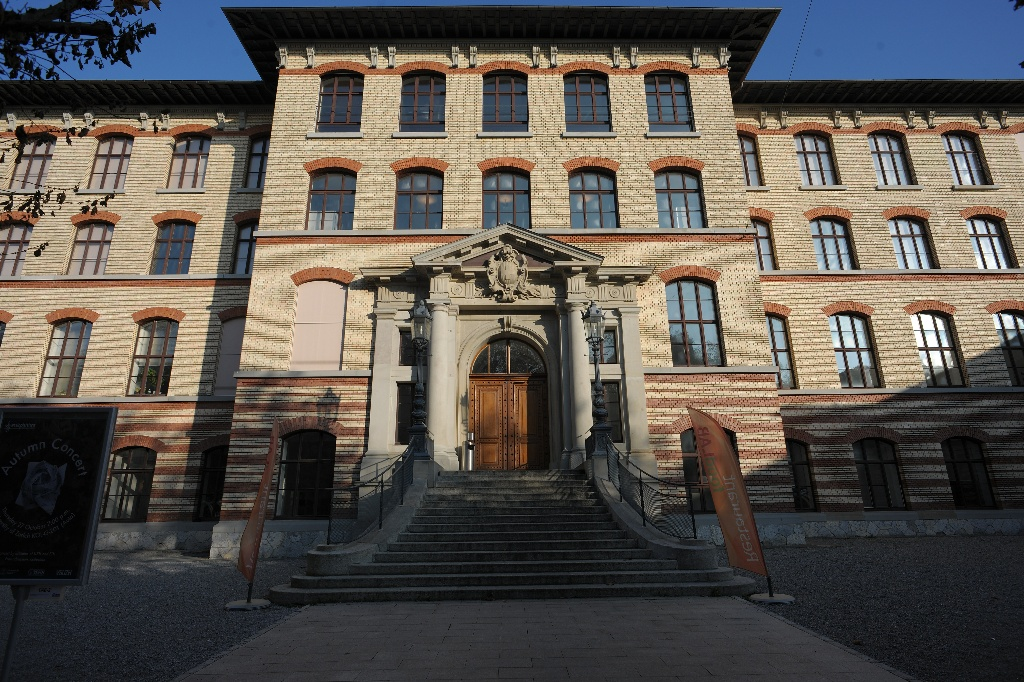
#> input picture hoi_estimation/agent_records/CL2b_ep014/tools/LightGlue/assets/DSC_0410.JPG, 1024 x 682 px
$ python -i edge_eval.py   (imports and definitions only)
#> lines starting #> are read from the running program, lines starting #| are printed output that depends on the picture
import sys; sys.path.insert(0,'/work/outputs')
import numpy as np, cv2
from hoilib import *
def edge_dt(img, roi_mask=None):
    g=cv2.GaussianBlur(cv2.cvtColor(img,cv2.COLOR_RGB2GRAY),(5,5),1.2)
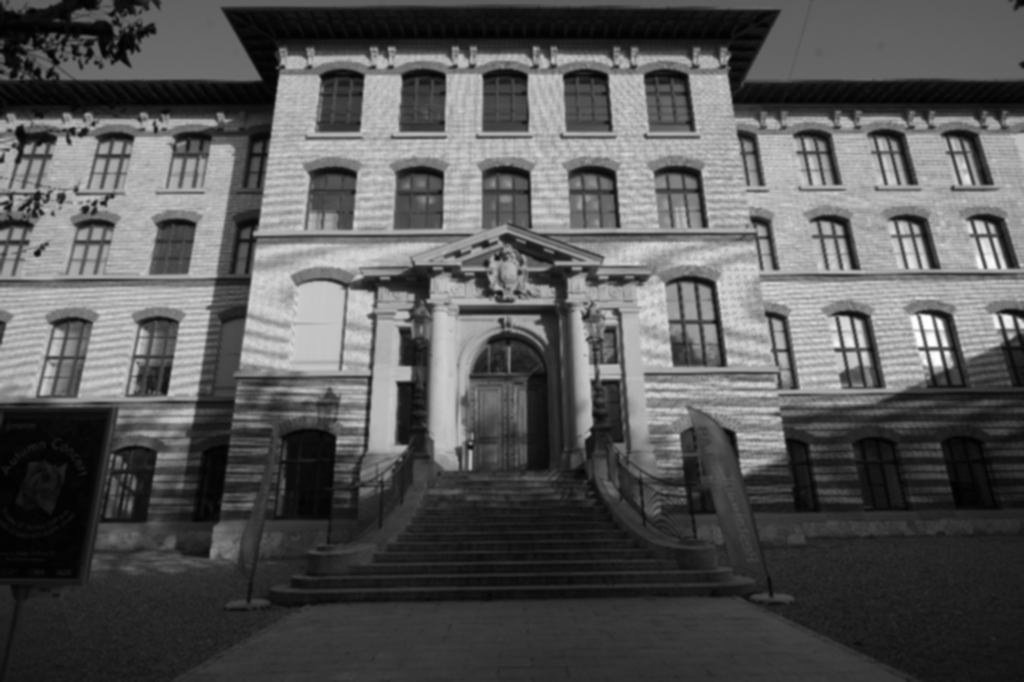
#> g: shape (682, 1024); min 1, max 255, mean 86.4
    e=cv2.Canny(g,30,80)
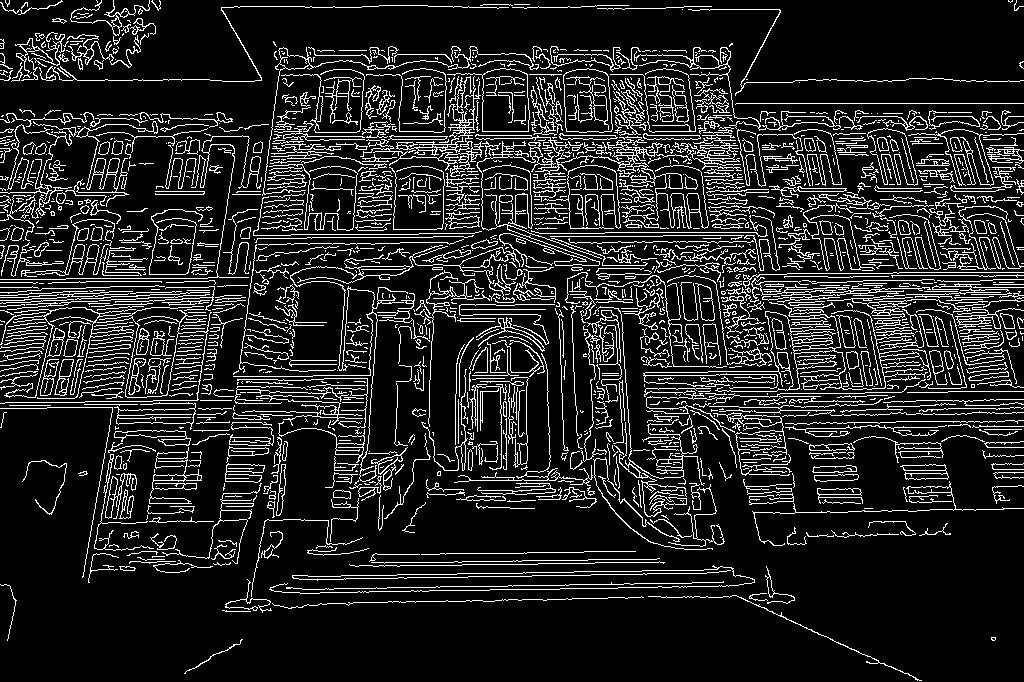
#> e: shape (682, 1024); 13.6% white in thin lines or dots
    dt=cv2.distanceTransform((e==0).astype(np.uint8),cv2.DIST_L2,5)
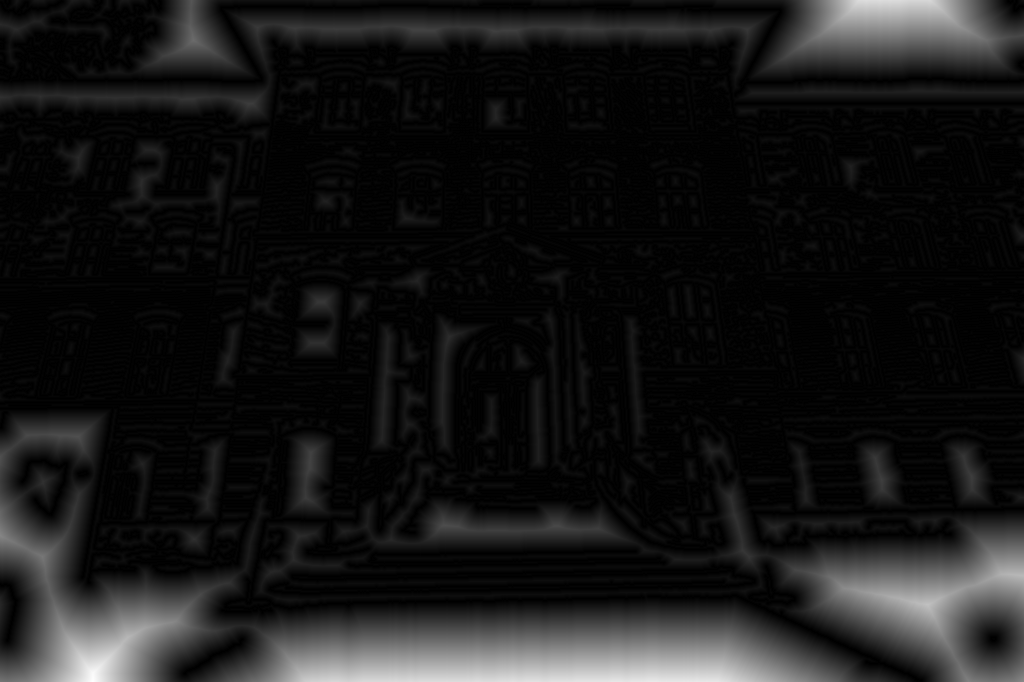
#> dt: shape (682, 1024) float32; min 0, max 92.87, mean 8.6; drawn with min black and max white
    return e,dt
def render_edges(rd,T):
    m,z,_=rd.render(T[None],need_rgb=False); m=m[0].cpu().numpy().astype(np.uint8); z=z[0].cpu().numpy()
    c=cv2.morphologyEx(m,cv2.MORPH_GRADIENT,np.ones((3,3),np.uint8))>0
    # internal depth discontinuities
    zz=np.where(m>0,z,100.)
    gx=np.abs(np.diff(zz,axis=1,prepend=zz[:,:1])); gy=np.abs(np.diff(zz,axis=0,prepend=zz[:1]))
    c|=((gx>0.03)|(gy>0.03))&(m>0)
    return c,m
def chamfer(rd,T,dt,e,valid,trunc=10):
    c,m=render_edges(rd,T)
    c&=valid
    d1=np.minimum(dt[c],trunc).mean()
    # reverse: image edges near object -> rendered contour
    dtr=cv2.distanceTransform((~c).astype(np.uint8),cv2.DIST_L2,5)
    near=cv2.dilate(m,np.ones((31,31),np.uint8))>0
    ee=(e>0)&near&valid
    d2=np.minimum(dtr[ee],trunc).mean()
    return d1,d2

>>> import cv2
>>> picture = cv2.cvtColor(cv2.imread('../../CL2b_ep014/tools/LightGlue/assets/DSC_0410.JPG'), cv2.COLOR_BGR2RGB)
>>> result = edge_dt(picture)

$ run again, on hoi_estimation/agent_records/CL2b_ep014/tools/LightGlue/assets/DSC_0411.JPG
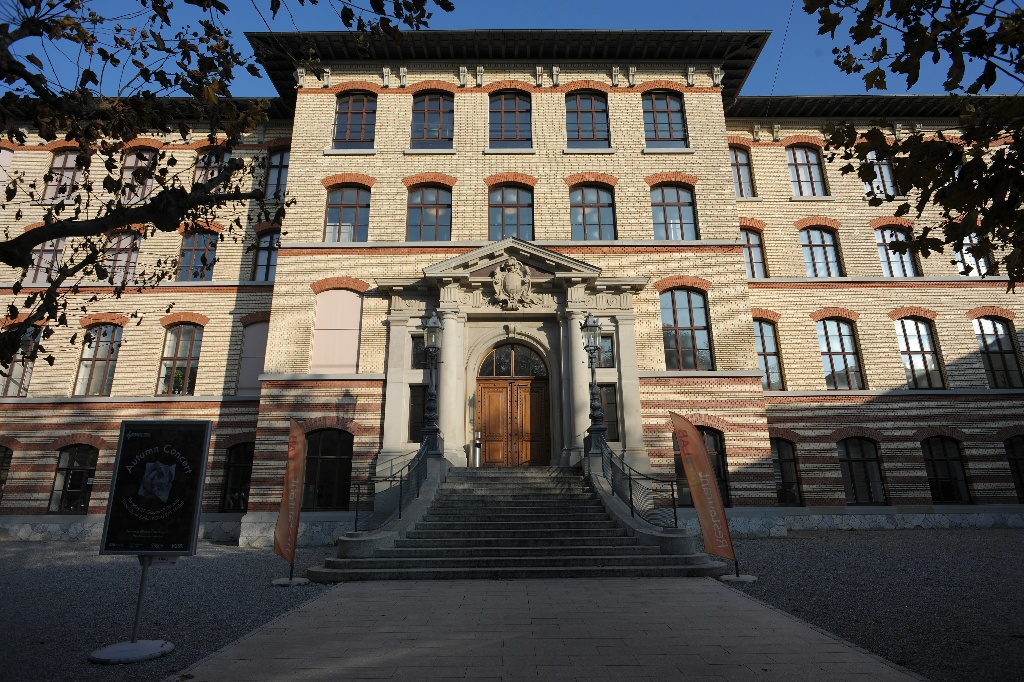
#> input picture hoi_estimation/agent_records/CL2b_ep014/tools/LightGlue/assets/DSC_0411.JPG, 1024 x 682 px
#> in edge_dt, `e=cv2.Canny(g,30,80)`:
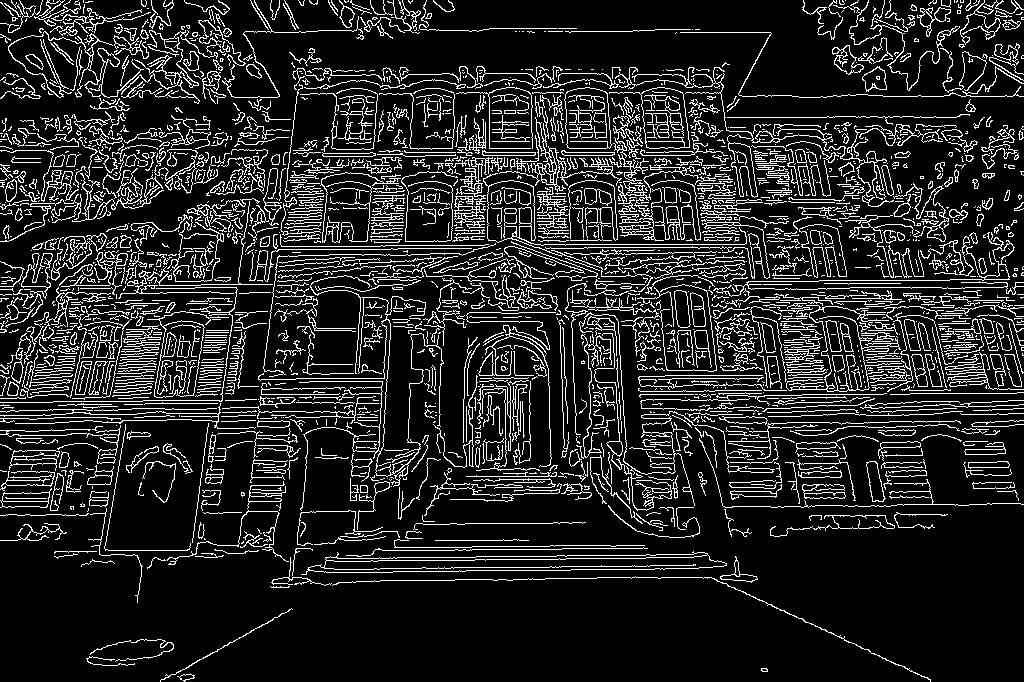
#> e: shape (682, 1024); 14.3% white in thin lines or dots
#> in edge_dt, `dt=cv2.distanceTransform((e==0).astype(np.uint8),cv2.DIST_L2,5)`:
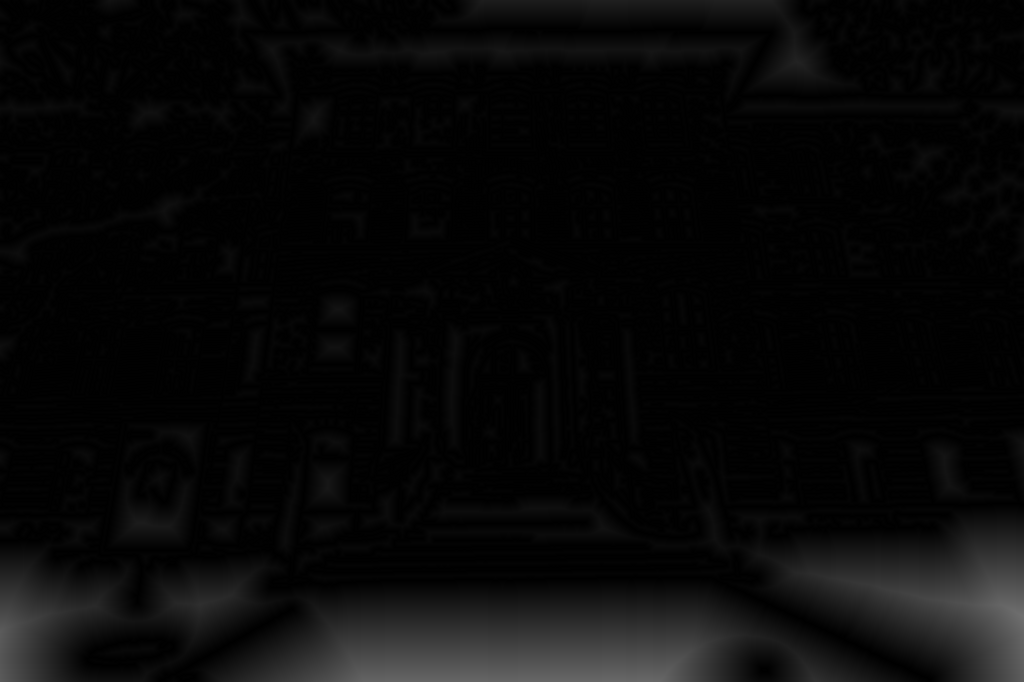
#> dt: shape (682, 1024) float32; min 0, max 112, mean 8.8
